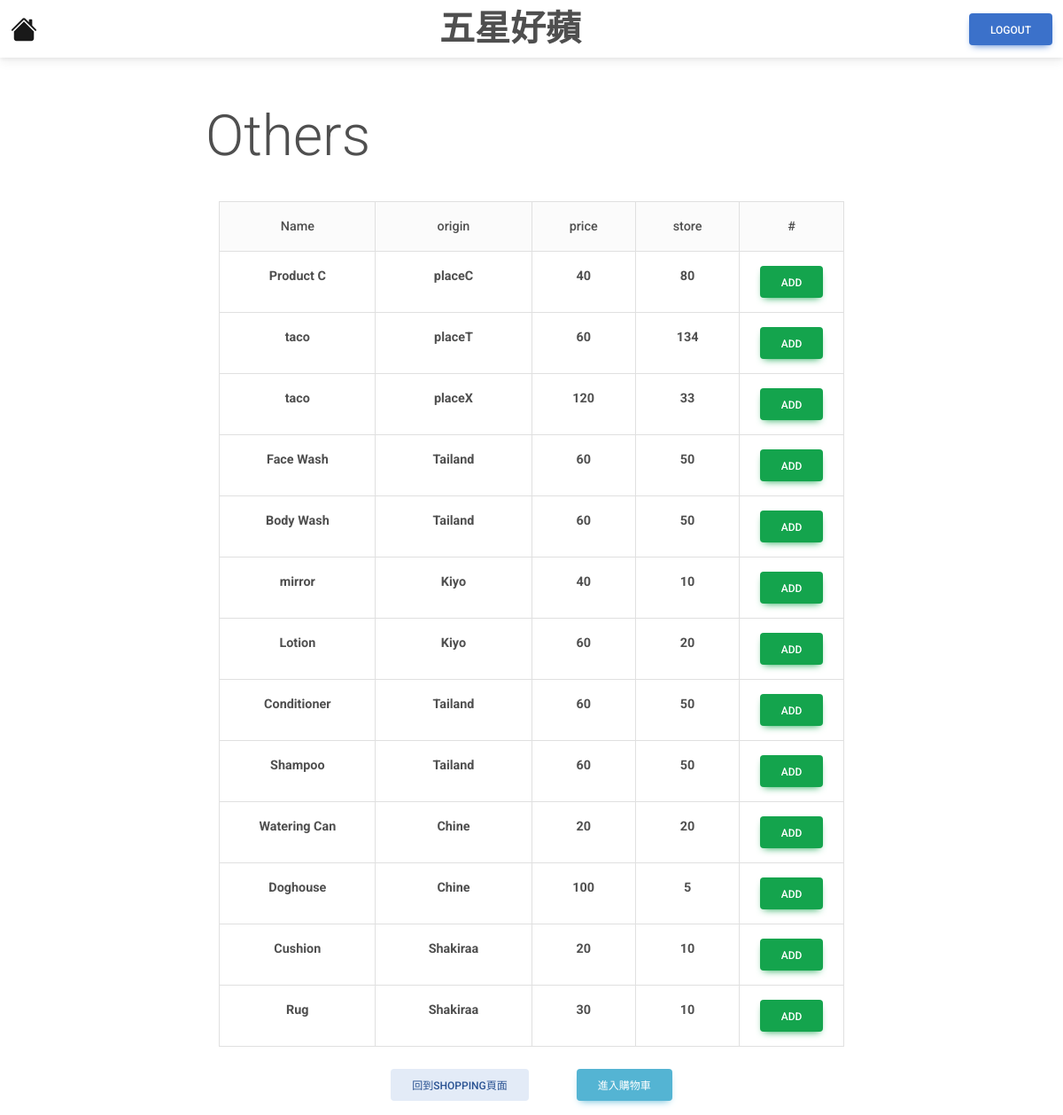
Page /product/others on the committed database.
### tables this page shows
CREATE TABLE Product
(
product_id      INTEGER           PRIMARY KEY  AUTOINCREMENT,
seller_email    VARCHAR(255)      NOT NULL,
product_name    VARCHAR(255)      NOT NULL,
type_id         INTEGER           NOT NULL,
store           INTEGER           NOT NULL,
price           INTEGER           NOT NULL,
origin          VARCHAR(255)      NOT NULL,
FOREIGN KEY(type_id) REFERENCES Type(type_id)
FOREIGN KEY(seller_email) REFERENCES User(email)
);

### category.py (the view)
@app.route('/product/others')
def others():
    con = sqlite3.connect("database.db")
    con.row_factory = sqlite3.Row
    cur = con.cursor()
    cur.execute("SELECT product_id, * FROM Product WHERE type_id = 4")
    rows = cur.fetchall()
    con.close()
    return render_template("Others.html",rows=rows)

### templates/Others.html (shortened to what this page needs)
<!DOCTYPE html>
<html lang="en">
<head>
    <link href="https://cdnjs.cloudflare.com/ajax/libs/font-awesome/6.0.0/css/all.min.css" rel="stylesheet"/>
    <link href="https://cdnjs.cloudflare.com/ajax/libs/mdb-ui-kit/6.4.0/mdb.min.css" rel="stylesheet"/>
</head>
<body>
    <nav class="navbar bg-body-tertiary">
        <div class="container-fluid">
            <a class="navbar-brand" href="{{url_for('home')}}">
            </a>
            <h1 style="margin: auto;"><strong>五星好蘋</strong></h1>
            <a href="{{url_for('logout')}}" class="btn btn-primary">Logout</a>
        </div>
    </nav>
    <br><br><h1 style="margin-right: 550px; text-align: center;"
            class="display-3">Others</h1><br>
    <table class="table table-bordered text-center" style="width: auto; margin: auto;">
        <thead class="bg-light">
            <tr>
                <th>Name</th>
                <th>origin</th>
                <th>price</th>
                <th>store</th>
                <th>#</th>
            </tr>
        </thead>
        <tbody>
            {% for row in rows %}
                <tr>
                <td class="col-3"><strong>{{ row["product_name"] }} </strong></td>
                <td class="col-3"><strong>{{ row["origin"] }} </strong></td>
                <td class="col-2"><strong>{{ row["price"] }} </strong></td>
                <td class="col-2"><strong>{{ row["store"] }} </strong></td>
                <td class="col-2">
                    <form action="/add" method="POST">
                            <button type="submit" class="btn btn-success"> Add </button>
                    </form>
                </td>
                </tr>
            {% endfor %}
        </tbody>
    </table>
    <br><p style="text-align: center">
        <a href="{{url_for('product')}}" class="btn btn-secondary" style="margin-right: 50px">回到Shopping頁面</a>
        <a href="{{url_for('shoppingCart')}}" class="btn btn-info">進入購物車</a>
    </p>
</body>
</html>

### rows in the picture
Product: product_name "Product C", origin "placeC", price "40", store "80"
Product: product_name "taco", origin "placeT", price "60", store "134"
Product: product_name "taco", origin "placeX", price "120", store "33"
Product: product_name "Face Wash", origin "Tailand", price "60", store "50"
Product: product_name "Body Wash", origin "Tailand", price "60", store "50"
Product: product_name "mirror", origin "Kiyo", price "40", store "10"
Product: product_name "Lotion", origin "Kiyo", price "60", store "20"
Product: product_name "Conditioner", origin "Tailand", price "60", store "50"
Product: product_name "Shampoo", origin "Tailand", price "60", store "50"
Product: product_name "Watering Can", origin "Chine", price "20", store "20"
Product: product_name "Doghouse", origin "Chine", price "100", store "5"
Product: product_name "Cushion", origin "Shakiraa", price "20", store "10"
Product: product_name "Rug", origin "Shakiraa", price "30", store "10"
